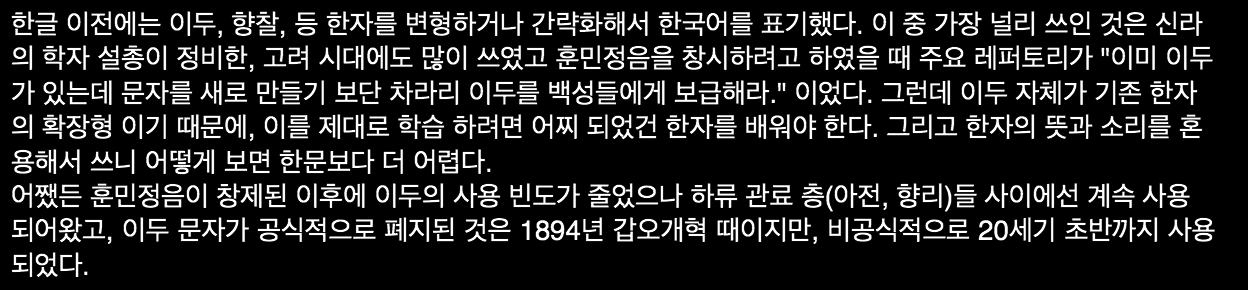
#> input picture Detection/test/line_testing/test2.png, 1248 x 290 px
$ python Detect_char.py
#> lines starting #> are read from the running program, lines starting #| are printed output that depends on the picture; after the words box and inside, x2 and y2 are one past the last pixel; in counts of white or black regions, pixels touching at a corner belong together
### Detection/Detect_line.py
from __future__ import division
import cv2
import numpy as np

# Implemented for testing; get img and change it to grayscale
#original_img = cv2.imread('test/line_testing/test2.png')
#grayscale_img = cv2.cvtColor(original_img, cv2.COLOR_BGR2GRAY)

# Implemented for testing; change img to black & white
#(_, im_bw) = cv2.threshold(grayscale_img, 128, 255, cv2.THRESH_BINARY | cv2.THRESH_OTSU)

#(x, y) = im_bw.shape

# Sums up the row pixel value of a given row in an image
def sumup_row(img, row_number):
	sum = 0
	(_, length) = img.shape
	for i in range (0, length):
		sum = sum + img.item(row_number, i)
	return sum / length

# Sums up the column pixel value of a given column in an image
def sumup_col(img, col_number):
	sum = 0
	(length, _) = img.shape
	for i in range (0, length):
		sum = sum + img.item(i, col_number)
	return sum / length

# Finds the lines that contain text and
# Return them as a list of tuples that indicate the location of starting and ending pt of each line
def find_line(img):
	start_idx, end_idx = -1, -1
	trunc_row = []
	(row, _) = img.shape
	for i in range (0, row):
		sum = sumup_row(img, i)
		if sum > 0 and start_idx == -1:
			start_idx = i
		elif (sum == 0 and start_idx == -1) or sum > 0:
			continue
		elif sum == 0 and start_idx >= 0:
			end_idx = i
			if end_idx - start_idx >= 2:
				trunc_row.append((start_idx, end_idx))
			start_idx, end_dix = -1, -1

	return trunc_row

# Implemented for testing; returns list of paragraph and line #
# [11 lines left out: function label_location, not called in this run]

# Returns pair of total number of paragraphs and
# list of labels containing paragraph #
def label_paragraph(trunc_row):
	label, num = [], 0
	length = len(trunc_row)
	for i in range (0, length - 1):
		label.append(num)
		if trunc_row[i + 1][0] - trunc_row[i][1] > 20:
			num = num + 1
	label.append(num)
	return (num + 1, label)

# Trims line images
def trim_line(img):
	(x, y) = img.shape
	fst, lst = -1, -1
	for i in range (0, y):
		sum = sumup_col(img, i)
		if sum > 0:
			fst = i
			break
	for i in range (0, y):
		sum = sumup_col(img, y - 1 - i)
		if sum > 0:
			lst = y - 1 - i
			break
	if fst < 10 and lst >= y - 10:
		return img
	elif fst < 10:
		return img[0:x, 0:lst + 10]
	elif lst >= y - 10:
		return img[0:x, fst - 10:y]
	return img[0:x, fst - 10:lst + 10]

# Truncates the imgs to line imgs
# Returns list of img objects
def get_line_imgs(img, trunc_row):
	line_imgs = []
	l = len(trunc_row)
	for i in range (0, l):
		line_imgs.append(trim_line(img[trunc_row[i][0]:trunc_row[i][1]]))
	return line_imgs

# Implemented for testing; saves line images by paragraph and line number
# [7 lines left out: function save_line_imgs, not called in this run]

# Outputs line imgs in the form of following:
# [paragraph_1, paragraph_2, ...]
# paragraph_n = [line_1, line_2, ...]
# line_n = line img
def output_line_imgs(img, trunc_row):
	essay = []
	length = len (trunc_row)
	(num_p, label) = label_paragraph(trunc_row)
	for i in range (0, num_p):
		essay.append([])
	imgs = get_line_imgs(img, trunc_row)
	for i in range (0, length):
		essay[label[i]].append(imgs[i])
	return essay

### Detection/Detect_char.py
import cv2
import numpy as np
from enum import Enum
import Detect_line as dl
import statistics
import math

original_img = cv2.imread('test/line_testing/test2.png')
#> original_img is the input picture: shape (290, 1248, 3); min 0, max 255, mean 36.3
grayscale_img = cv2.cvtColor(original_img, cv2.COLOR_BGR2GRAY)
(_, im_bw) = cv2.threshold(grayscale_img, 128, 255, cv2.THRESH_BINARY | cv2.THRESH_OTSU)
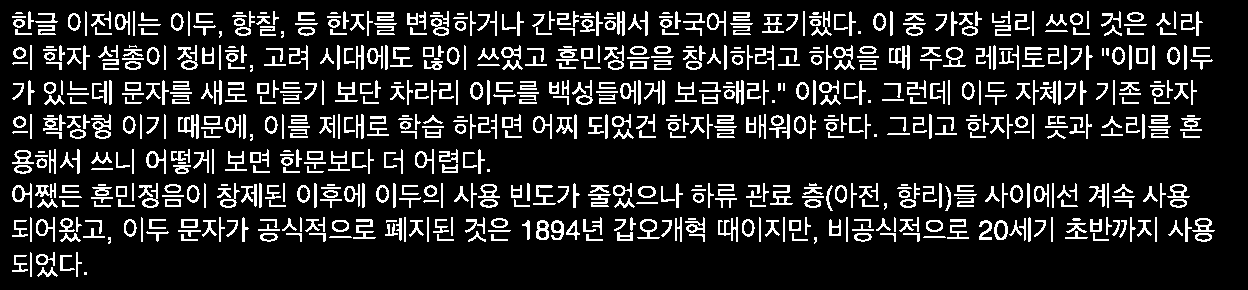
#> im_bw: shape (290, 1248); 14.3% white in thin lines or dots, all inside (x1, y1, x2, y2) = (12, 11, 1215, 277)
(x, y) = im_bw.shape
#> x = 290; y = 1248

essay = dl.output_line_imgs(im_bw, dl.find_line(im_bw))
#> the loop in find_line, `for i in range (0, row):` made 290 passes
#> sum on passes 1 to 12: 0, 0, 0, 0, 0, 0, 0, 0, 0, 0, 0, 10.42
#> after the loop in find_line, `for i in range (0, row):`: end_dix = -1; end_idx = 277; start_idx = -1; trunc_row = [(11, 38), (45, 72), (80, 105), (114, 141), (149, 174), (183, 211), (217, 244), (252, 277)]
#> in output_line_imgs, `essay = []`: essay = []
#> in output_line_imgs, `length = len (trunc_row)`: length = 8
#> after the loop in label_paragraph, `for i in range (0, length - 1):`: label = [0, 0, 0, 0, 0, 0, 0]; num = 0
#> in output_line_imgs, `(num_p, label) = label_paragraph(trunc_row)`: num_p = 1; label = [0, 0, 0, 0, 0, 0, 0, 0]
#> after the loop in output_line_imgs, `for i in range (0, num_p):`: essay = [[]]
#> in get_line_imgs, `l = len(trunc_row)`: l = 8

class Paragraph:
    def __init__(self, lines):
        self.lines = lines

class Line:
    def __init__(self, chars):
        self.chars = chars

class CHARTYPE(Enum):
    CHAR = 0
    BLANK = 1

# 각 문자의 정보를 담고 있음
# img는 32 X 32 numpy array여야 함
# blank, 즉 띄어쓰기도 하나의 char로 간주하여 추가해주어야함
class Char:
    def __init__(self, img, type):
        self.img = img
        self.type = type

# Sums up the column pixel value of a given column in an image
def sumup_col(img, col_number):
	sum = 0
	(length, _) = img.shape
	for i in range (0, length):
		sum = sum + img.item(i, col_number)
	return sum / length

# Returns all the candidate letter points as a list of pairs and max width of letter
# Return value:
#		( maximum width of a letter in the line,
#				[ word1, word2, word3, ... , wordN ] )
# wordN ::= [ letter1, letter2, ... , letterN ]
# letterN ::= ( starting index, ending index )
def fst_pass(line):
	candidate = []
	word = []
	start_letter, end_letter = -1, -1
	wlist = []

	(height, length) = line.shape
	for i in range (0, length):
		sum = sumup_col(line, i)
		if sum > 0 and start_letter == -1:
			if i == 0:
				start_letter = i
			else:
				start_letter = i - 1
			if start_letter - end_letter > 5:
				if word != []:
					candidate.append(word)
					word = []
		elif sum > 0 or (sum == 0 and start_letter == -1):
			continue
		elif sum == 0:
			end_letter = i
			width = end_letter - start_letter
			wlist.append(width)
			word.append((start_letter, end_letter))
			start_letter = -1

	if start_letter != -1:
		width = length - 1 - start_letter
		wlist.append(width)
		word.append((start_letter, length - 1))
	if word != []:
		candidate.append(word)
	return (statistics.median(wlist), candidate)

# Calculates the difference of end and start pts of each letter, returns a list of widths
def calc_width(word):
	width = []
	for i in word:
		width.append(i[1] - i[0])
	return width

def find_split_pts(index, num_letter, size, img):
	(_, w) = img.shape
	i = 0
	pts = []
	while num_letter != 0:
		pt, m = -1, math.inf
		for j in range (i + int(size), min(w, i + int(size) + 7)):
			s = sumup_col(img, j)
			if (s <= m):
				pt = j
				m = s
		if pt == -1:
			pt = w - 1
		pts.append((index + i, index + pt))
		i = pt
		num_letter = num_letter - 1
	return pts

# Merges and splits letters considering the context
# Return value:
#		[ word1, word2, word3, ... , wordN ]
# wordN ::= [ letter1, letter2, ... , letterN ]
# letterN ::= ( starting index, ending index )
def snd_pass(line, size, candidate):
	snd_candidate = []
	(height, _) = line.shape
	for word in candidate:
		snd_word = []
		width = calc_width(word)
		length = len(width)
		merged = 0
		for i in range (0, length - 1):
			if merged == 1:
				merged = 0
				continue
			if size - 5 <= word[i + 1][1] - word[i][0] < height and width[i] >= width[i + 1]:
				snd_word.append((word[i][0], word[i + 1][1]))
				merged = 1
			elif size - 2 <= width[i] < height:
				snd_word.append(word[i])
			elif width[i] >= height:
				num_letter = width[i] // size
				pts = find_split_pts(word[i][0], num_letter, size, line[0:, word[i][0]:word[i][1]])
				l = len(pts)
				for j in range (0, l):
					snd_word.append(pts[j])
					if j == l - 1:
						if word[i][1] - pts[j][1] <= size - 2:
							snd_word.append((pts[j][1], word[i + 1][1]))
							merged = 1
						else:
							snd_word.append((pts[j][1], word[i][1]))
			else:
				snd_word.append(word[i])
		if merged == 0:
			snd_word.append(word[length - 1])
		snd_candidate.append(snd_word)
		snd_word = []
	return snd_candidate

# Given a paragraph, processes 2 times and returns the candidate word points
def proc_paragraph(para):
	fst_candidate = []
	snd_candidate = []
	wlist = []
	for line in para:
		(m, c) = fst_pass(line)
		fst_candidate.append(c)
		wlist.append(m)
	l = len(para)
	letter_size = statistics.median(wlist)
	for i in range (0, l):
		c = snd_pass(para[i], letter_size, fst_candidate[i])
		snd_candidate.append(c)
	return snd_candidate

# Implemented for testing; truncates line image to letters and saves letter images
# with word and letter information
def trunc_n_save_letter(para_num, line_num, line, candidate):
	(x, y) = line.shape
	cnt_word = 0
	for word in candidate:
		cnt_letter = 0
		for letter in word:
			cv2.imwrite('test/char_testing/p' + str(para_num) + 'l' + str(line_num) +
					'w' + str(cnt_word) + 'l' + str(cnt_letter) + '.png', line[0:x,letter[0]:letter[1]])
			cnt_letter = cnt_letter + 1
		cnt_word = cnt_word + 1

# Implemented for testing; Given an essay, processes 2 times and saves letters as images
def save_essay(essay):
	l = len(essay)
	for i in range (0, l):
		c = proc_paragraph(essay[i])
		l2 = len(essay[i])
		for j in range (0, l2):
			trunc_n_save_letter(i, j, essay[i][j], c[j])

# Truncates line image to letters and constructs line classes
# Resizes char images to 32 * 32
def to_line(line, candidate):
	l = []
	length = len(candidate)
	for i in range (0, length):
		for letter in candidate[i]:
			char = Char(cv2.resize(line[0:,letter[0]:letter[1]], (32, 32)), CHARTYPE.CHAR)
			l.append(char)
		if i != length - 1:
			l.append(Char(None, CHARTYPE.BLANK))
	return Line(l)

# Given a paragraph image, constructs a paragraph class
def to_paragraph(para):
	l = []
	c = proc_paragraph(para)
	length = len(para)
	for i in range (0, length):
		line = to_line(para[i], c[i])
		l.append(line)
	return Paragraph(l)

# reconst 모듈로 넘겨줄 paragraph list를 생성
def get_graphs(img):
	essay = dl.output_line_imgs(img, dl.find_line(im_bw))
	l = []
	length = len(essay)
	for i in range (0, length):
		para = to_paragraph(essay[i])
		l.append(para)
	return l

save_essay(essay)
#> the loop in save_essay, `for i in range (0, l):` made 1 pass
#> pass 1, in trunc_n_save_letter, `cv2.imwrite('test/char_testing/p' + str(para_num) + 'l' + str(line_num..`:
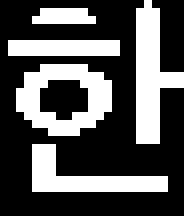
#> saved as p0l0w0l0.png: shape (27, 23) (shown 8 times larger); 33.3% white in thin lines or dots, all inside (x1, y1, x2, y2) = (1, 0, 23, 24)
#> pass 1, in trunc_n_save_letter, `cv2.imwrite('test/char_testing/p' + str(para_num) + 'l' + str(line_num..`:
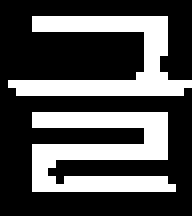
#> saved as p0l0w0l1.png: shape (27, 24) (shown 8 times larger); 32.1% white in thin lines or dots, all inside (x1, y1, x2, y2) = (1, 2, 24, 24)
#> pass 1, in trunc_n_save_letter, `cv2.imwrite('test/char_testing/p' + str(para_num) + 'l' + str(line_num..`:
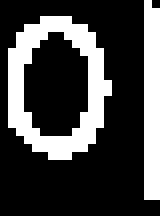
#> saved as p0l0w1l0.png: shape (27, 20) (shown 8 times larger); 27.6% white; 2 white regions, box (x1, y1, x2, y2) and area: (1, 2, 14, 20) 100, (18, 0, 20, 25) 49
#> pass 1, in trunc_n_save_letter, `cv2.imwrite('test/char_testing/p' + str(para_num) + 'l' + str(line_num..`:
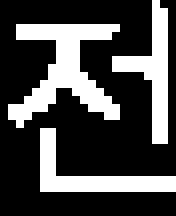
#> saved as p0l0w1l1.png: shape (27, 22) (shown 8 times larger); 29% white in thin lines or dots, all inside (x1, y1, x2, y2) = (1, 0, 22, 24)
